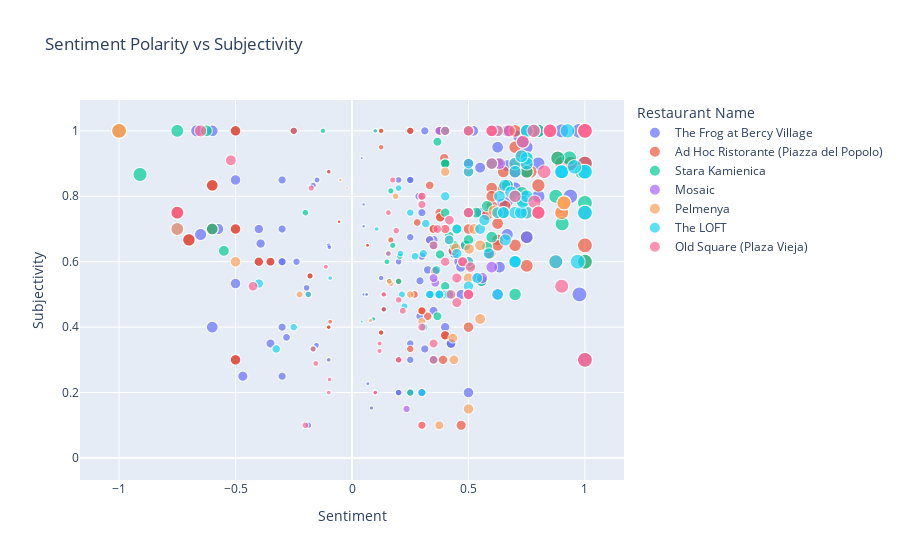

Notebook cell for this chart:
### Markdown cell above
Now lets color code by restaruant.

### Code cell
fig = px.scatter(df, x='calc_sentiment', y='subjectivity', 
                 hover_data=['Review Title'],
                 color='Restaurant Name',
                 size='abs_sentiment',
                 size_max = 15,
                 title='Sentiment Polarity vs Subjectivity',
                 hover_name = 'Restaurant Name',
                 labels={'sentiment': 'Sentiment Polarity', 'subjectivity': 'Subjectivity'})

fig.update_layout(xaxis_title = 'Sentiment', height=500)
fig.show()

### Figure 1 — Plotly figure (JSON) as saved in the notebook; plotly's stock layout.template omitted (floating-point values rounded to 4 significant figures; data arrays with more than 128 entries replaced by an {"elided": "..."} marker saying what was removed)
{"data": [{"customdata": {"elided": "512x1 str values"}, "hovertemplate": "<b>%{hovertext}</b><br><br>Restaurant Name=The Frog at Bercy Village<br>calc_sentiment=%{x}<br>Subjectivity=%{y}<br>abs_sentiment=%{marker.size}<br>Review Title=%{customdata[0]}<extra></extra>", "hovertext": {"elided": "512 str values"}, "legendgroup": "The Frog at Bercy Village", "marker": {"color": "#636efa", "size": {"elided": "512 float values"}, "sizemode": "area", "sizeref": 0.004444, "symbol": "circle"}, "mode": "markers", "name": "The Frog at Bercy Village", "showlegend": true, "type": "scattergl", "x": {"elided": "512 float values"}, "xaxis": "x", "y": {"elided": "512 float values"}, "yaxis": "y"}, {"customdata": {"elided": "318x1 str values"}, "hovertemplate": "<b>%{hovertext}</b><br><br>Restaurant Name=Ad Hoc Ristorante (Piazza del Popolo)<br>calc_sentiment=%{x}<br>Subjectivity=%{y}<br>abs_sentiment=%{marker.size}<br>Review Title=%{customdata[0]}<extra></extra>", "hovertext": {"elided": "318 str values"}, "legendgroup": "Ad Hoc Ristorante (Piazza del Popolo)", "marker": {"color": "#EF553B", "size": {"elided": "318 float values"}, "sizemode": "area", "sizeref": 0.004444, "symbol": "circle"}, "mode": "markers", "name": "Ad Hoc Ristorante (Piazza del Popolo)", "showlegend": true, "type": "scattergl", "x": {"elided": "318 float values"}, "xaxis": "x", "y": {"elided": "318 float values"}, "yaxis": "y"}, {"customdata": {"elided": "135x1 str values"}, "hovertemplate": "<b>%{hovertext}</b><br><br>Restaurant Name=Stara Kamienica<br>calc_sentiment=%{x}<br>Subjectivity=%{y}<br>abs_sentiment=%{marker.size}<br>Review Title=%{customdata[0]}<extra></extra>", "hovertext": {"elided": "135 str values"}, "legendgroup": "Stara Kamienica", "marker": {"color": "#00cc96", "size": {"elided": "135 float values"}, "sizemode": "area", "sizeref": 0.004444, "symbol": "circle"}, "mode": "markers", "name": "Stara Kamienica", "showlegend": true, "type": "scattergl", "x": {"elided": "135 float values"}, "xaxis": "x", "y": {"elided": "135 float values"}, "yaxis": "y"}, {"customdata": [["Wonderful breakfast!"], ["Exp @Crown plaza Rohini"], ["Good service and food!"], ["Yash Verma"], ["Big cheers to kishnandu"], ["It's very delicious"], ["Excellent"], ["Best Breakfast"], ["Breakfast"], ["Refreshing breakfast"], ["About the breakfast 🍞"], ["Great food and service, polite staff"], ["Good food and service"], ["Well done"], ["Ambience and hospitality"], ["Breakfast review."], ["Pleasant Experience"], ["Amazing Indian Breakfast"], ["Too good!"], ["Great experience as always"], ["Excellent Service"], ["Great breakfast"], ["The service is very amazing"], ["Excellent Restaurant"], ["Gréât service"], ["Amazing"], ["Excellent service"], ["Diner and breakfast with my colleagues"], ["Diner"], ["Dinner Feedback"], ["Excellente Breakfast"], ["Amazing experience at Crown plaza"], ["Breakfast and dinner"], ["Great service...great people , good staff"], ["Super breakfast"], ["Crowne Plaza"], ["Outstanding Breakfast"], ["Amazing"], ["Good place"], ["Good fine dine buffet experience"], ["Amazing food and fantastic service"], ["A unique experience"], ["Family"], ["Amazing Breakfast"], ["Family"], ["Excellent brunch at Crown plaza rohini"], ["Excellent breakfast and stay."], ["Nice place"], ["Exquisite breakfast"], ["Awesome dinner"], ["Nice one"], ["Excellent dinner at Crown plaza Rohini"], ["Excelent ambience with great breakfast and service."], ["Sunday Brunch actually lot of fun !! Destination Mosaic it is"], ["Amazing hospitality"], ["Delicious Food at Mosaic, Crowne"], ["Great breakfast"], ["Yummy breakfast with a great mix of Indian and western style food. Service from Upender and Shiv was excellent!"], ["Start the day right !"], ["Overall so well"], ["Mosaic restaurant"], ["Amazing night"], ["Great team and great service"], ["Very good espérance."], ["Breakfast at Mosaic ⭐️⭐️⭐️⭐️⭐️⭐️"], ["Very good breakfast"], ["Perfect"], ["Superb experience in Mosaic, Crown Plaza, Rohini was fabulous and we enjoyed the day with family."], ["Amazing Experience"], ["Wonder full breakfast"], ["Memorable"], ["Great experience"], ["Perfect breakfast"], ["Great Quality Time"], ["Amazing dinner experience"], ["Great staff"], ["Mosaic breakfast"], ["The Spread and service was Awesome"], ["It was a great experience. Great food and great service"], ["Great service"], ["Superb awesome wonderful as always"]], "hovertemplate": "<b>%{hovertext}</b><br><br>Restaurant Name=Mosaic<br>calc_sentiment=%{x}<br>Subjectivity=%{y}<br>abs_sentiment=%{marker.size}<br>Review Title=%{customdata[0]}<extra></extra>", "hovertext": ["Mosaic", "Mosaic", "Mosaic", "Mosaic", "Mosaic", "Mosaic", "Mosaic", "Mosaic", "Mosaic", "Mosaic", "Mosaic", "Mosaic", "Mosaic", "Mosaic", "Mosaic", "Mosaic", "Mosaic", "Mosaic", "Mosaic", "Mosaic", "Mosaic", "Mosaic", "Mosaic", "Mosaic", "Mosaic", "Mosaic", "Mosaic", "Mosaic", "Mosaic", "Mosaic", "Mosaic", "Mosaic", "Mosaic", "Mosaic", "Mosaic", "Mosaic", "Mosaic", "Mosaic", "Mosaic", "Mosaic", "Mosaic", "Mosaic", "Mosaic", "Mosaic", "Mosaic", "Mosaic", "Mosaic", "Mosaic", "Mosaic", "Mosaic", "Mosaic", "Mosaic", "Mosaic", "Mosaic", "Mosaic", "Mosaic", "Mosaic", "Mosaic", "Mosaic", "Mosaic", "Mosaic", "Mosaic", "Mosaic", "Mosaic", "Mosaic", "Mosaic", "Mosaic", "Mosaic", "Mosaic", "Mosaic", "Mosaic", "Mosaic", "Mosaic", "Mosaic", "Mosaic", "Mosaic", "Mosaic", "Mosaic", "Mosaic", "Mosaic", "Mosaic"], "legendgroup": "Mosaic", "marker": {"color": "#ab63fa", "size": [1.0, 0.0, 0.875, 0.0, 0.0, 1.0, 1.0, 1.0, 0.0, 0.5, 0.0, 0.8, 0.7, 0.0, 0.0, 0.0, 0.7333, 0.6, 0.875, 0.8, 1.0, 0.8, 0.78, 1.0, 0.0, 0.6, 1.0, 0.0, 0.0, 0.0, 0.0, 0.6, 0.0, 0.75, 0.3333, 0.0, 0.5, 0.6, 0.7, 0.5583, 0.5, 0.375, 0.0, 0.6, 0.0, 1.0, 1.0, 0.6, 1.0, 1.0, 0.6, 1.0, 0.8, 0.2344, 0.6, 1.0, 0.8, 0.6, 0.3571, 0.0, 0.0, 0.6, 0.8, 0.91, 0.0, 0.91, 1.0, 0.6333, 0.6, 0.35, 0.5, 0.8, 1.0, 0.8, 0.6, 0.8, 0.0, 1.0, 0.8, 0.8, 1.0], "sizemode": "area", "sizeref": 0.004444, "symbol": "circle"}, "mode": "markers", "name": "Mosaic", "showlegend": true, "type": "scattergl", "x": [1.0, 0.0, 0.875, 0.0, 0.0, 1.0, 1.0, 1.0, 0.0, 0.5, 0.0, 0.8, 0.7, 0.0, 0.0, 0.0, 0.7333, 0.6, 0.875, 0.8, 1.0, 0.8, 0.78, 1.0, 0.0, 0.6, 1.0, 0.0, 0.0, 0.0, 0.0, 0.6, 0.0, 0.75, 0.3333, 0.0, 0.5, 0.6, 0.7, 0.5583, 0.5, 0.375, 0.0, 0.6, 0.0, 1.0, 1.0, 0.6, 1.0, 1.0, 0.6, 1.0, 0.8, 0.2344, 0.6, 1.0, 0.8, 0.6, 0.3571, 0.0, 0.0, 0.6, 0.8, 0.91, 0.0, 0.91, 1.0, 0.6333, 0.6, 0.35, 0.5, 0.8, 1.0, 0.8, 0.6, 0.8, 0.0, 1.0, 0.8, 0.8, 1.0], "xaxis": "x", "y": [1.0, 0.0, 0.6, 0.0, 0.1, 1.0, 1.0, 0.3, 0.0, 1.0, 0.0, 0.75, 0.6, 0.0, 0.0, 0.0, 0.9667, 0.9, 0.6, 0.75, 1.0, 0.75, 1.0, 1.0, 0.0, 0.9, 1.0, 0.0, 0.0, 0.0, 0.0, 0.9, 0.0, 0.675, 0.6667, 0.0, 0.875, 0.9, 0.6, 0.55, 0.9, 1.0, 0.0, 0.9, 0.0, 1.0, 1.0, 1.0, 1.0, 1.0, 1.0, 1.0, 0.75, 0.15, 0.9, 1.0, 0.75, 0.5833, 0.5357, 0.0, 0.0, 0.9, 0.75, 0.78, 0.0, 0.78, 1.0, 0.9, 0.9, 0.55, 1.0, 0.75, 1.0, 0.75, 0.9, 0.75, 0.0, 1.0, 0.75, 0.75, 1.0], "yaxis": "y"}, {"customdata": [["CHEAP BUT MEDIOCRE"], ["Poor service!"], ["Disappointing!"], ["I don’t recommend"], ["I was not allowed to speak!"], ["Not good as I expected"], ["Awful service"], ["Cheap food, cheaper taste."], ["Worst service ever"], ["Not recommend"], ["Simply delicious!"], ["Dumplings!"], ["Leisure"], ["Delicious dumplings!"], ["Many kinds of delicious dumplings"], ["Interesting fusion of different dumplings from various regions"], ["delicious and affordable"], ["pelmeni and wareniki at it's best!"], ["You don't have to like dumplings to enjoy eating here."], ["great place to taste dumplings"], ["Good pelmeni and very cheap"], ["The World is a Dumpling"], ["Dinner"], ["Good food , cheap place"], ["Good price for good food"], ["Utterly wonderful"], ["Great restaurant, well worth a visit"], ["Different kinds of tasty dough with meat"], ["Nice concept restaurant around dumplings"], ["Excellent traditional Russian pelmini, nice setting, friendly and helpful staff, good beer"], ["Absolutely super!"], ["Big choice of the national food like Russian pelmeny from different countries"], ["Best place to eat in SPB"], ["Wonderful restaurant!"], ["One of the favorite Russian dishes."], ["Great asian style Dim sum"], ["Great Place to Impresss"], ["Great atmosphere and great service!"], ["Global Dumpling selection"], ["Worth trying"], ["Very good."], ["Nice Mid-range retaurant"], ["Dumplings with good service"], ["Dumpling-tastic!"], ["Great mono cuisine experience"], ["Love these dumplings"], ["Delectable Dumplings!"], ["Interesting Find"], ["Simple dumplings for every taste"], ["Great place for dumpling lovers"], ["Good value for money!"], ["Good quality"], ["Lovely place"], ["High quality"], ["Great place and atmosphere"], ["Simply delicious !"], ["Good \"mono cuisine\" restaurant!  If you like Russian pelmeni, this is the place for you."], ["Pelmenya restaurant St Petersburg"], ["Great dumplings and ravioli!"], ["For \"pelmeni\" lovers"], ["Dumplings and beer"], ["delicious"], ["Excellent pelmenys around the world!"], ["Shouldn't be visited"], ["Well worth a visit to try these delicious Russian \"raviolis.\""], ["Pelmenya heaven!"], ["The perfect Russian dinner"], ["Great food and super friendly staff"], ["Delicious food I cozy place"], ["Russian dumplings are the best!!!"], ["Great food and atmosphere!"], ["Very good"], ["Very good mono choice"], ["Low prices high satisfaction"], ["Great food, good service and low prices"], ["Fast, friendly and delicious"], ["Good monocuisine concept"], ["Great dumplings"], ["Brilliant!"], ["Dough and Meat - is everything )))"], ["Unexpected delight"], ["Very good restaurant"], ["Very nice food"], ["Space for improvement"], ["TRADITIONAL FOOD WITH EXCELLENT RELATION QUALITY PRICE"], ["Deliciously filling!"], ["Dumpling Heaven"], ["Eat here with your kids after seeing the Faberge Museum"], ["Pelmeni bar"], ["Dumplings from all over the world"], ["Ate dumplings until I couldn't move"], ["Went twice!"], ["Best pelmeni I had"], ["Different and unique"], ["Good Food Good Customer Service"], ["Mono cuisine really worth to try!"], ["Damn good dumplings that won't break the bank"], ["A Dumpling Journey Around the World"], ["Dumplings from all over the world!"], ["Excellent place, service, price."]], "hovertemplate": "<b>%{hovertext}</b><br><br>Restaurant Name=Pelmenya<br>calc_sentiment=%{x}<br>Subjectivity=%{y}<br>abs_sentiment=%{marker.size}<br>Review Title=%{customdata[0]}<extra></extra>", "hovertext": ["Pelmenya", "Pelmenya", "Pelmenya", "Pelmenya", "Pelmenya", "Pelmenya", "Pelmenya", "Pelmenya", "Pelmenya", "Pelmenya", "Pelmenya", "Pelmenya", "Pelmenya", "Pelmenya", "Pelmenya", "Pelmenya", "Pelmenya", "Pelmenya", "Pelmenya", "Pelmenya", "Pelmenya", "Pelmenya", "Pelmenya", "Pelmenya", "Pelmenya", "Pelmenya", "Pelmenya", "Pelmenya", "Pelmenya", "Pelmenya", "Pelmenya", "Pelmenya", "Pelmenya", "Pelmenya", "Pelmenya", "Pelmenya", "Pelmenya", "Pelmenya", "Pelmenya", "Pelmenya", "Pelmenya", "Pelmenya", "Pelmenya", "Pelmenya", "Pelmenya", "Pelmenya", "Pelmenya", "Pelmenya", "Pelmenya", "Pelmenya", "Pelmenya", "Pelmenya", "Pelmenya", "Pelmenya", "Pelmenya", "Pelmenya", "Pelmenya", "Pelmenya", "Pelmenya", "Pelmenya", "Pelmenya", "Pelmenya", "Pelmenya", "Pelmenya", "Pelmenya", "Pelmenya", "Pelmenya", "Pelmenya", "Pelmenya", "Pelmenya", "Pelmenya", "Pelmenya", "Pelmenya", "Pelmenya", "Pelmenya", "Pelmenya", "Pelmenya", "Pelmenya", "Pelmenya", "Pelmenya", "Pelmenya", "Pelmenya", "Pelmenya", "Pelmenya", "Pelmenya", "Pelmenya", "Pelmenya", "Pelmenya", "Pelmenya", "Pelmenya", "Pelmenya", "Pelmenya", "Pelmenya", "Pelmenya", "Pelmenya", "Pelmenya", "Pelmenya", "Pelmenya", "Pelmenya", "Pelmenya"], "legendgroup": "Pelmenya", "marker": {"color": "#FFA15A", "size": [0.05, 0.5, 0.75, 0.0, 0.0, 0.225, 1.0, 0.4, 1.0, 0.0, 1.0, 0.0, 0.0, 1.0, 0.75, 0.1667, 1.0, 1.0, 0.4, 0.8, 0.61, 0.0, 0.0, 0.55, 0.7, 1.0, 0.55, 0.0, 0.6, 0.4458, 0.4167, 0.0, 1.0, 1.0, 0.25, 0.3, 0.8, 0.9, 0.0, 0.3, 0.91, 0.6, 0.7, 0.0, 0.8, 0.5, 0.0, 0.5, 0.0, 0.8, 0.875, 0.7, 0.5, 0.16, 0.8, 1.0, 0.4375, 0.0, 1.0, 0.0, 0.0, 1.0, 1.0, 0.0, 0.4333, 0.0, 0.5, 0.5028, 0.4, 0.5, 1.0, 0.91, 0.91, 0.08, 0.5, 0.525, 0.7, 0.8, 1.0, 0.0, 0.1, 0.91, 0.78, 0.0, 0.5, 1.0, 0.0, 0.0, 0.0, 0.0, 0.0, 0.0, 1.0, 0.1875, 0.7, 0.375, 0.7, 0.0, 0.0, 1.0], "sizemode": "area", "sizeref": 0.004444, "symbol": "circle"}, "mode": "markers", "name": "Pelmenya", "showlegend": true, "type": "scattergl", "x": [-0.05, -0.5, -0.75, 0.0, 0.0, -0.225, -1.0, 0.4, -1.0, 0.0, 1.0, 0.0, 0.0, 1.0, 0.75, 0.1667, 1.0, 1.0, 0.4, 0.8, 0.61, 0.0, 0.0, 0.55, 0.7, 1.0, 0.55, 0.0, 0.6, 0.4458, 0.4167, 0.0, 1.0, 1.0, 0.25, 0.3, 0.8, 0.9, 0.0, 0.3, 0.91, 0.6, 0.7, 0.0, 0.8, 0.5, 0.0, 0.5, 0.0, 0.8, 0.875, 0.7, 0.5, 0.16, 0.8, 1.0, 0.4375, 0.0, 1.0, 0.0, 0.0, 1.0, 1.0, 0.0, 0.4333, 0.0, 0.5, 0.5028, 0.4, 0.5, 1.0, 0.91, 0.91, 0.08, 0.5, 0.525, 0.7, 0.8, 1.0, 0.0, 0.1, 0.91, 0.78, 0.0, 0.5, 1.0, 0.0, 0.0, 0.0, 0.0, 0.0, 0.0, 1.0, 0.1875, 0.7, 0.375, 0.7, 0.0, 0.0, 1.0], "xaxis": "x", "y": [0.85, 0.6, 0.7, 0.0, 0.0, 0.5, 1.0, 0.7, 1.0, 0.0, 1.0, 0.0, 0.0, 1.0, 0.75, 0.5333, 1.0, 0.3, 0.5, 0.75, 0.755, 0.0, 0.0, 0.65, 0.6, 1.0, 0.425, 0.6, 1.0, 0.6417, 0.6667, 0.2333, 0.3, 1.0, 0.5, 0.4167, 0.75, 0.75, 0.0, 0.1, 0.78, 1.0, 0.6, 0.0, 0.75, 0.6, 0.0, 0.5, 0.3571, 0.75, 0.6, 0.6, 0.75, 0.54, 0.75, 1.0, 0.3, 0.0, 0.75, 0.0, 0.0, 1.0, 1.0, 0.0, 0.3667, 0.0, 0.5, 0.6389, 0.875, 0.15, 0.75, 0.78, 0.78, 0.42, 0.55, 0.7, 0.6, 0.75, 1.0, 0.0, 1.0, 0.78, 1.0, 0.0, 0.875, 1.0, 0.0, 0.0, 0.0, 0.0, 0.0, 0.0, 0.3, 0.8, 0.6, 0.1, 0.6, 0.0, 0.0, 1.0], "yaxis": "y"}, {"customdata": {"elided": "210x1 str values"}, "hovertemplate": "<b>%{hovertext}</b><br><br>Restaurant Name=The LOFT<br>calc_sentiment=%{x}<br>Subjectivity=%{y}<br>abs_sentiment=%{marker.size}<br>Review Title=%{customdata[0]}<extra></extra>", "hovertext": {"elided": "210 str values"}, "legendgroup": "The LOFT", "marker": {"color": "#19d3f3", "size": {"elided": "210 float values"}, "sizemode": "area", "sizeref": 0.004444, "symbol": "circle"}, "mode": "markers", "name": "The LOFT", "showlegend": true, "type": "scattergl", "x": {"elided": "210 float values"}, "xaxis": "x", "y": {"elided": "210 float values"}, "yaxis": "y"}, {"customdata": {"elided": "146x1 str values"}, "hovertemplate": "<b>%{hovertext}</b><br><br>Restaurant Name=Old Square (Plaza Vieja)<br>calc_sentiment=%{x}<br>Subjectivity=%{y}<br>abs_sentiment=%{marker.size}<br>Review Title=%{customdata[0]}<extra></extra>", "hovertext": {"elided": "146 str values"}, "legendgroup": "Old Square (Plaza Vieja)", "marker": {"color": "#FF6692", "size": {"elided": "146 float values"}, "sizemode": "area", "sizeref": 0.004444, "symbol": "circle"}, "mode": "markers", "name": "Old Square (Plaza Vieja)", "showlegend": true, "type": "scattergl", "x": {"elided": "146 float values"}, "xaxis": "x", "y": {"elided": "146 float values"}, "yaxis": "y"}], "layout": {"autosize": true, "legend": {"itemsizing": "constant", "title": {"text": "Restaurant Name"}, "tracegroupgap": 0}, "title": {"text": "Sentiment Polarity vs Subjectivity"}, "xaxis": {"anchor": "y", "autorange": true, "domain": [0, 1], "range": [-1.134, 1.134], "title": {"text": "Sentiment"}, "type": "linear"}, "yaxis": {"anchor": "x", "autorange": true, "domain": [0, 1], "range": [-0.06728, 1.094], "title": {"text": "Subjectivity"}, "type": "linear"}}}
